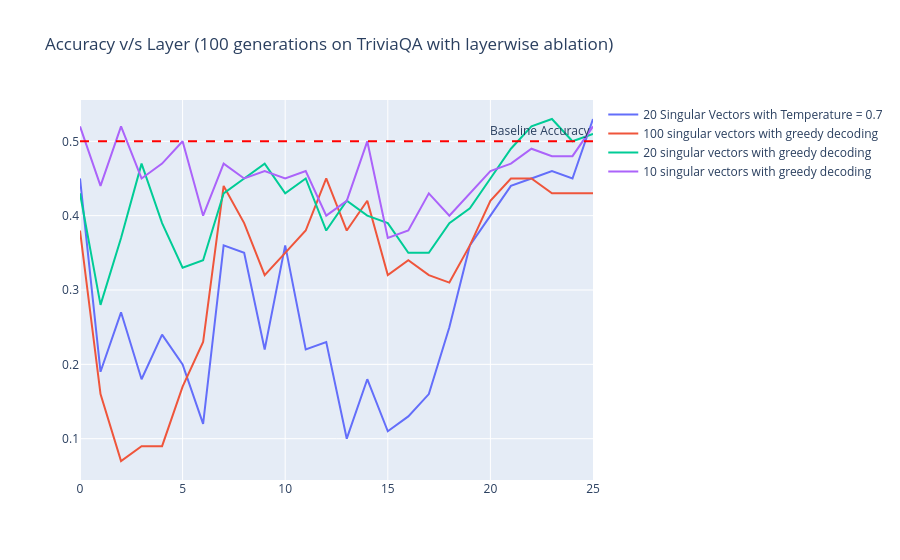

Notebook source saved alongside this figure:
### Code cell
import plotly.express as px
import plotly.graph_objects as go

# First trace from df_4
import plotly.graph_objects as go

fig = go.Figure()

fig.add_trace(go.Scatter(
    x=df_4["layer"],
    y=df_4["accuracy"],
    mode="lines",
    name="20 Singular Vectors with Temperature = 0.7"   # legend label
))

fig.update_layout(
    title="Accuracy v/s Layer (100 generations on TriviaQA with layerwise ablation)",
    showlegend=True
)

# fig.show()

# rename the single trace for the legend
# Add a horizontal baseline
fig.add_hline(
    y=0.50,
    line_dash="dash",
    line_color="red",
    annotation_text="Baseline Accuracy",
    annotation_position="top right"
)

# Add additional dataframes as new traces
fig.add_trace(go.Scatter(
    x=df_3["layer"],
    y=df_3["accuracy"],
    mode="lines",
    name="100 singular vectors with greedy decoding"
))
fig.add_trace(go.Scatter(
    x=df_1["layer"],
    y=df_1["accuracy"],
    mode="lines",
    name="20 singular vectors with greedy decoding"
))

fig.add_trace(go.Scatter(
    x=df["layer"],
    y=df["accuracy"],
    mode="lines",
    name="10 singular vectors with greedy decoding"
))

fig.show()

### Figure 1 — Plotly figure (JSON) as saved in the notebook; plotly's stock layout.template omitted (floating-point values rounded to 4 significant figures)
{"data": [{"mode": "lines", "name": "20 Singular Vectors with Temperature = 0.7", "type": "scatter", "x": [0, 1, 2, 3, 4, 5, 6, 7, 8, 9, 10, 11, 12, 13, 14, 15, 16, 17, 18, 19, 20, 21, 22, 23, 24, 25], "y": [0.45, 0.19, 0.27, 0.18, 0.24, 0.2, 0.12, 0.36, 0.35, 0.22, 0.36, 0.22, 0.23, 0.1, 0.18, 0.11, 0.13, 0.16, 0.25, 0.36, 0.4, 0.44, 0.45, 0.46, 0.45, 0.53]}, {"mode": "lines", "name": "100 singular vectors with greedy decoding", "type": "scatter", "x": [0, 1, 2, 3, 4, 5, 6, 7, 8, 9, 10, 11, 12, 13, 14, 15, 16, 17, 18, 19, 20, 21, 22, 23, 24, 25], "y": [0.38, 0.16, 0.07, 0.09, 0.09, 0.17, 0.23, 0.44, 0.39, 0.32, 0.35, 0.38, 0.45, 0.38, 0.42, 0.32, 0.34, 0.32, 0.31, 0.36, 0.42, 0.45, 0.45, 0.43, 0.43, 0.43]}, {"mode": "lines", "name": "20 singular vectors with greedy decoding", "type": "scatter", "x": [0, 1, 2, 3, 4, 5, 6, 7, 8, 9, 10, 11, 12, 13, 14, 15, 16, 17, 18, 19, 20, 21, 22, 23, 24, 25], "y": [0.43, 0.28, 0.37, 0.47, 0.39, 0.33, 0.34, 0.43, 0.45, 0.47, 0.43, 0.45, 0.38, 0.42, 0.4, 0.39, 0.35, 0.35, 0.39, 0.41, 0.45, 0.49, 0.52, 0.53, 0.5, 0.51]}, {"mode": "lines", "name": "10 singular vectors with greedy decoding", "type": "scatter", "x": [0, 1, 2, 3, 4, 5, 6, 7, 8, 9, 10, 11, 12, 13, 14, 15, 16, 17, 18, 19, 20, 21, 22, 23, 24, 25], "y": [0.52, 0.44, 0.52, 0.45, 0.47, 0.5, 0.4, 0.47, 0.45, 0.46, 0.45, 0.46, 0.4, 0.42, 0.5, 0.37, 0.38, 0.43, 0.4, 0.43, 0.46, 0.47, 0.49, 0.48, 0.48, 0.52]}], "layout": {"annotations": [{"showarrow": false, "text": "Baseline Accuracy", "x": 1, "xanchor": "right", "xref": "x domain", "y": 0.5, "yanchor": "bottom", "yref": "y"}], "shapes": [{"line": {"color": "red", "dash": "dash"}, "type": "line", "x0": 0, "x1": 1, "xref": "x domain", "y0": 0.5, "y1": 0.5, "yref": "y"}], "showlegend": true, "title": {"text": "Accuracy v/s Layer (100 generations on TriviaQA with layerwise ablation)"}}}
